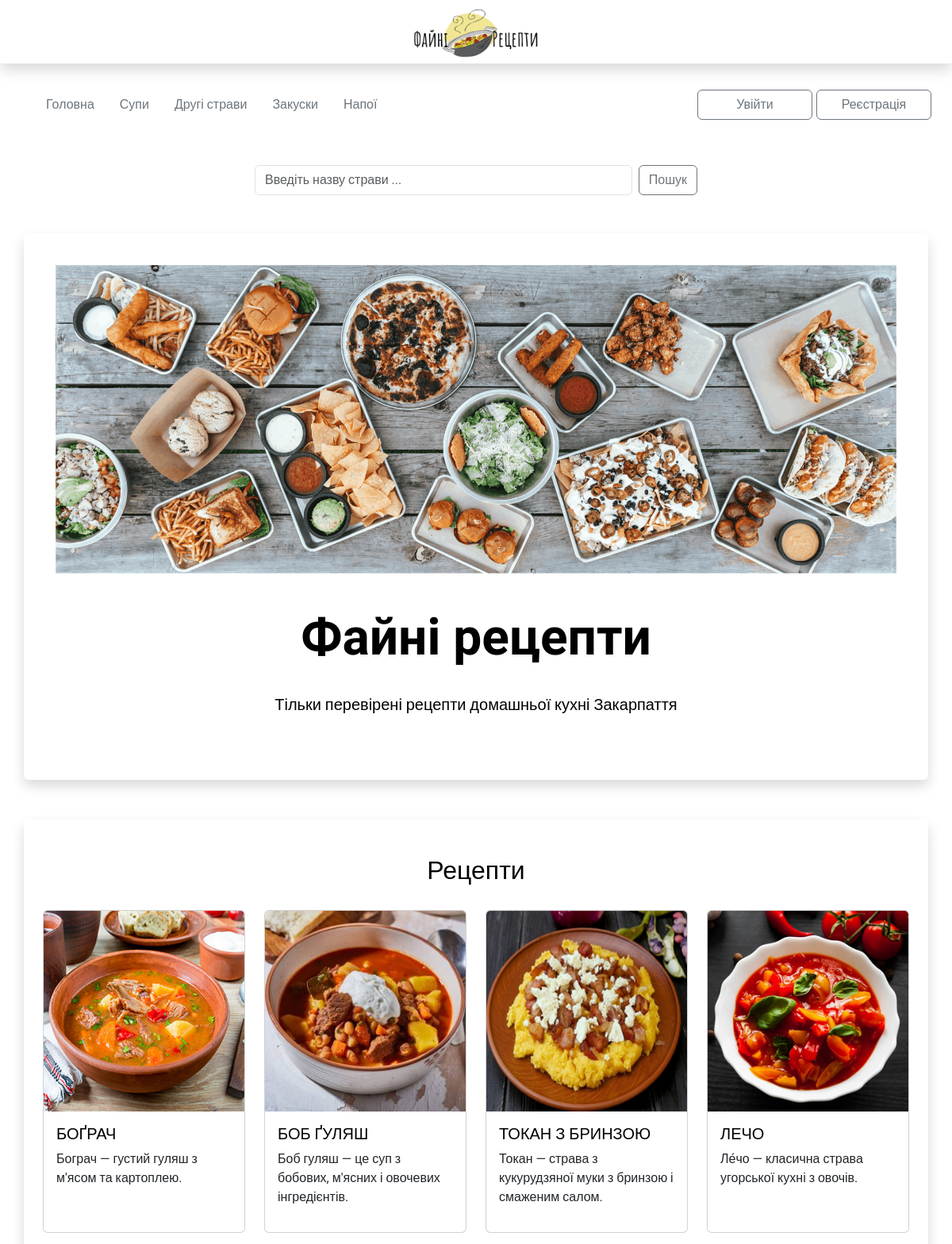
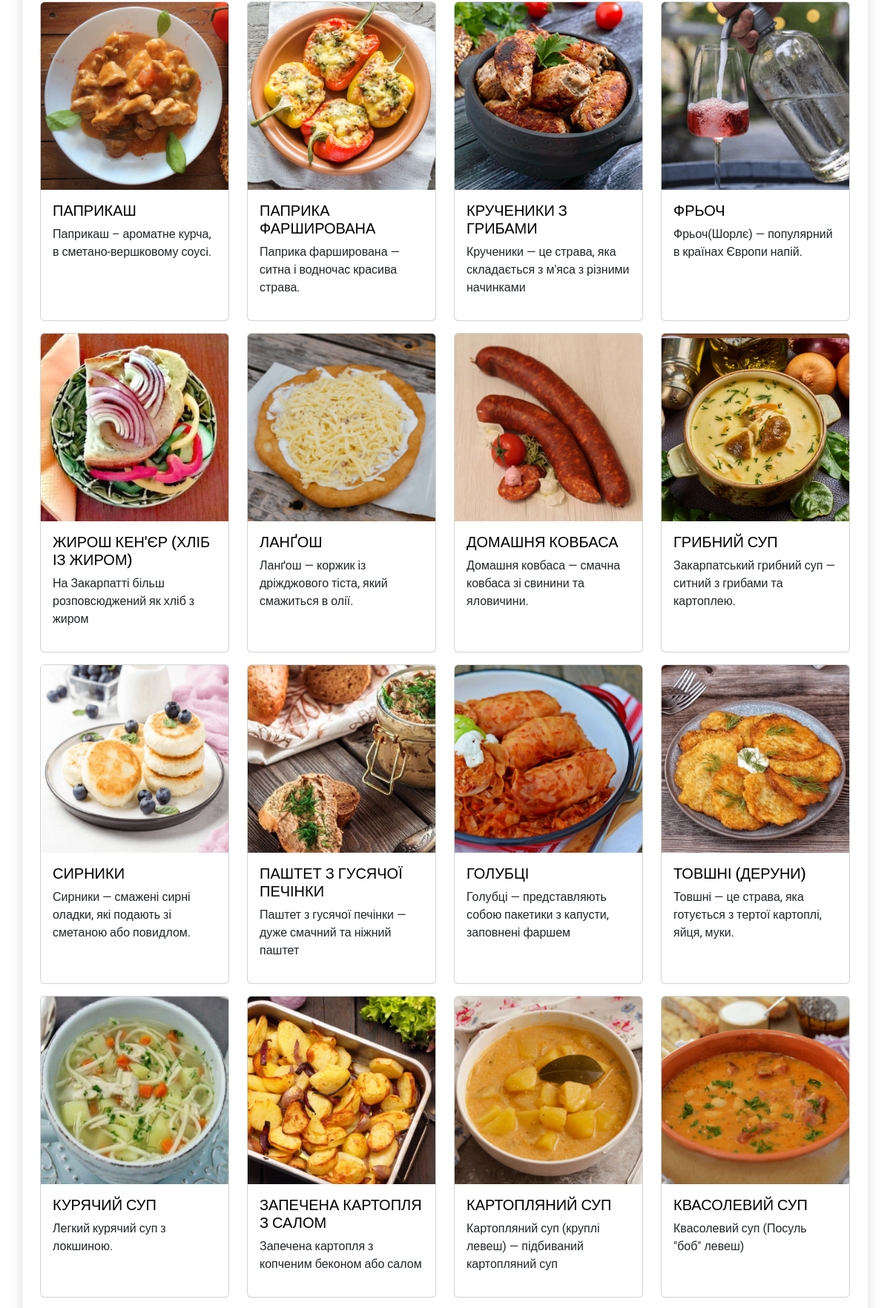
The page / (upper part) on the database its author committed (2 pictures, top to bottom).
### my_apps/recipes_app/models.py (models this page shows, shortened)
class Recipes(models.Model):
    name = models.CharField('Назва страв', max_length=30, blank=True)
    food_type = models.CharField('Тип їжі', max_length=20, blank=True, default='')
    short_desc = models.TextField('Короткий опис', max_length=80, blank=True)
    img = models.ImageField(upload_to="media/", verbose_name='img', blank=True, null=True)
    text = RichTextUploadingField('Recipe', blank=True)

### my_apps/recipes_app/views.py (the view)
# urls.py: path('', main_page, name='index'),
def main_page(request):
    recipes = Recipes.objects.all()
    return render(request, 'index.html', {'recipes': recipes})

### my_apps/recipes_app/templates/index.html (shortened to what this page needs)
{% extends 'base.html' %}
{% load static %}
{% block content %}
<div class="container shadow p-4 mb-5 mt-3 bg-body rounded">
    <div class="banner p-4 p-md-3 mb-4 rounded text-body-emphasis">
      <div class="col-lg-12 px-0">
        <img src="{% static 'img/008.png' %}" class="img" alt="...">
        <h1 class="main-title display-4 fw-bolder">Файні рецепти</h1>
        <p class="lead my-3 text-center">Тільки перевірені рецепти домашньої кухні Закарпаття </p>
      </div>
    </div>
</div>
<div class="recipe-item">
    <div class="container shadow p-4 mb-5 mt-5 bg-body rounded">
        <h1>Рецепти</h1>
        <div class="row gy-3">
            {%  for i in recipes %}
            <div class="col-lg-3 col-md-4 col-sm-6 col-6">
                <div class="card h-100 mb-3">
                    <a href="{{i.id}}"><img src="{{i.img.url}}" class="card-img-top" alt="..."></a>
                    <div class="card-body">
                        <a href="{{i.id}}">
                            <h5 class="card-title">{{i.name}}</h5>
                        </a>
                        <p class="card-text">{{i.short_desc}}</p>
                    </div>
                </div>
            </div>
            {% endfor %}
        </div>
    </div>
</div>
{% endblock content %}

### static/css/style.css (style rules this page uses)
html, body { height: 100%; color: #000000; font-family: 'Roboto', sans-serif; font-size: 1rem; }
body a { text-decoration: none; color: #000000; }
body img { padding: 0; margin: 0; max-width:100%; max-height: 100%; }
body h1, h3 { text-align: center; margin-bottom: 30px; }
.main-title { font-family: 'Amatic SC', cursive; font-size: 4rem; }
.recipe-item { margin-top: 50px; }

### rows shown on the page
Recipes: img (picture), name "БОҐРАЧ", short_desc "Бограч — густий гуляш з м'ясом та картоплею."
Recipes: img (picture), name "БОБ ҐУЛЯШ", short_desc "Боб гуляш — це суп з бобових, м'ясних і овочевих інгредієнтів."
Recipes: img (picture), name "ТОКАН З БРИНЗОЮ", short_desc "Токан — страва з кукурудзяної муки з бринзою і смаженим салом."
Recipes: img (picture), name "ЛЕЧО", short_desc "Ле́чо — класична страва угорської кухні з овочів."
Recipes: img (picture), name "ПАПРИКАШ", short_desc "Паприкаш – ароматне курча, в сметано-вершковому соусi."
Recipes: img (picture), name "ПАПРИКА ФАРШИРОВАНА", short_desc "Паприка фарширована — ситна і водночас красива страва."
Recipes: img (picture), name "КРУЧЕНИКИ З ГРИБАМИ", short_desc "Крученики — це страва, яка складається з м'яса з різними начинками"
Recipes: img (picture), name "ФРЬОЧ", short_desc "Фрьоч(Шорлє) — популярний в країнах Європи напій."
Recipes: img (picture), name "ЖИРОШ КЕН'ЄР (ХЛІБ ІЗ ЖИРОМ)", short_desc "На Закарпатті більш розповсюджений як хліб з жиром"
Recipes: img (picture), name "ЛАНҐОШ", short_desc "Ланґош — коржик із дріжджового тіста, який смажиться в олії."
Recipes: img (picture), name "ДОМАШНЯ КОВБАСА", short_desc "Домашня ковбаса — смачна ковбаса зі свинини та яловичини."
Recipes: img (picture), name "ГРИБНИЙ СУП", short_desc "Закарпатський грибний суп — ситний з грибами та картоплею."
Recipes: img (picture), name "СИРНИКИ", short_desc "Сирники — смажені сирні оладки, які подають зі сметаною або повидлом."
Recipes: img (picture), name "ПАШТЕТ З ГУСЯЧОЇ ПЕЧІНКИ", short_desc "Паштет з гусячої печінки — дуже смачний та ніжний паштет"
Recipes: img (picture), name "ГОЛУБЦІ", short_desc "Голубці — представляють собою пакетики з капусти, заповнені фаршем"
Recipes: img (picture), name "ТОВШНІ (ДЕРУНИ)", short_desc "Товшні — це страва, яка готується з тертої картоплі, яйця, муки."
Recipes: img (picture), name "КУРЯЧИЙ СУП", short_desc "Легкий курячий суп з локшиною."
Recipes: img (picture), name "ЗАПЕЧЕНА КАРТОПЛЯ З САЛОМ", short_desc "Запечена картопля з копченим беконом або салом"
Recipes: img (picture), name "КАРТОПЛЯНИЙ СУП", short_desc "Картопляний суп (круплі левеш) — підбиваний картопляний суп"
Recipes: img (picture), name "КВАСОЛЕВИЙ СУП", short_desc "Квасолевий суп (Посуль \"боб\" левеш)"
